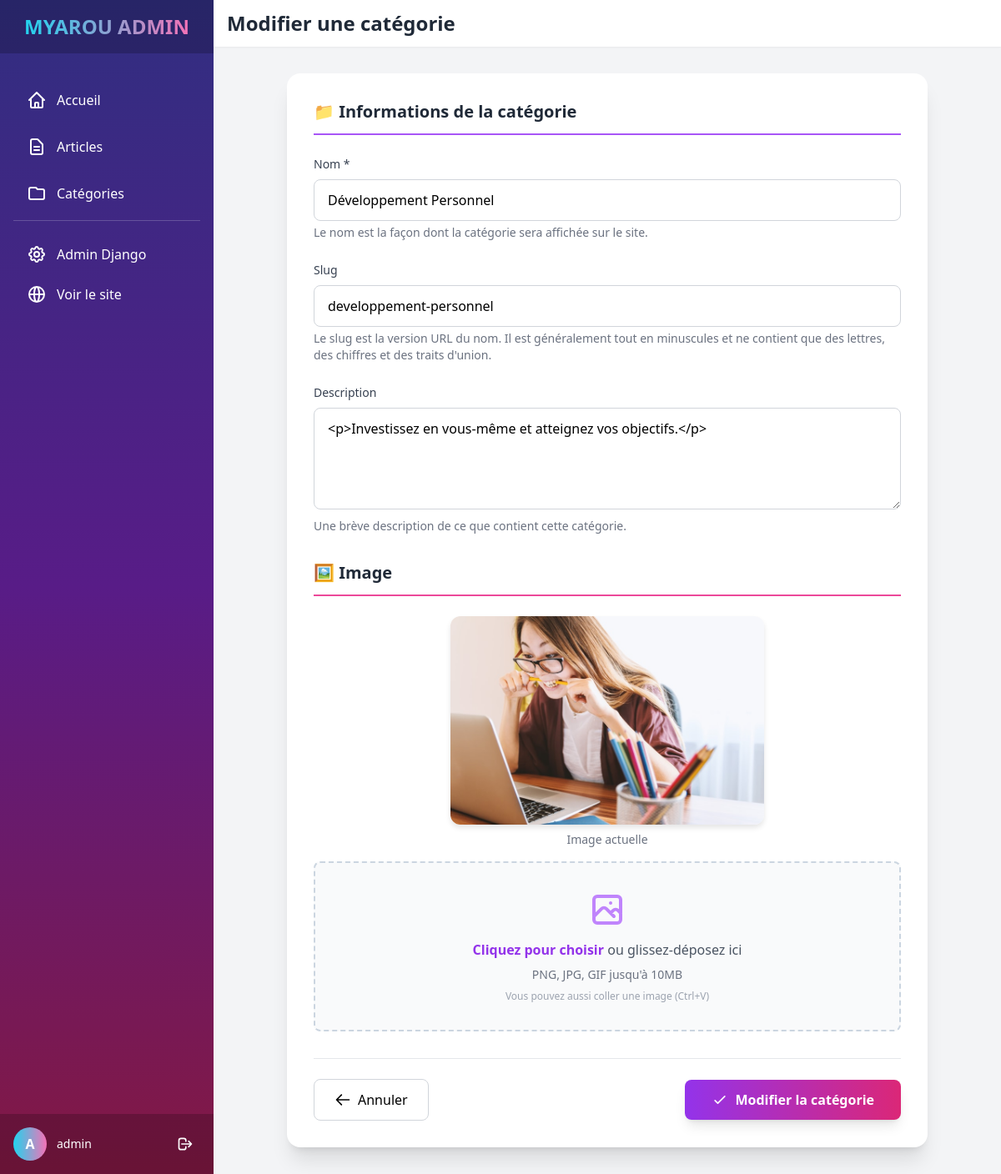
The app's page /dashboard/categories/5/edit/ (signed in) with its own data.
### blog/models.py (models this page shows, shortened)
class Category(models.Model):
    name = models.CharField(
        max_length=100,
        unique=True,
        verbose_name="Nom",
        help_text="Nom de la catégorie."
    )
    slug = models.SlugField(
        max_length=120,
        unique=True,
        blank=True,
        help_text="Généré automatiquement à partir du nom."
    )
    description = RichTextUploadingField(
        blank=True,
        config_name='awesome_ckeditor',
        verbose_name="Description",
        help_text="Description de la catégorie avec support HTML, images, etc."
    )
    image = models.ImageField(
        upload_to='categories/',
        blank=True,
        null=True,
        help_text="Image de la catégorie (optionnel)."
    )
    class Meta:
        ordering = ['name']
        verbose_name = "Catégorie"
        verbose_name_plural = "Catégories"
    def get_article_count(self):
        """Retourne le nombre d'articles publiés dans cette catégorie"""
        return self.articles.filter(status='published').count()
    get_article_count.short_description = "Articles publiés"

### dashboard/views.py (the view)
# urls.py: path('categories/<int:pk>/edit/', views.category_edit, name='category_edit'),
@login_required(login_url='dashboard:login')
@user_passes_test(is_staff, login_url='dashboard:login')
def category_edit(request, pk):
    category = get_object_or_404(Category, pk=pk)
    if request.method == 'POST':
        form = CategoryForm(request.POST, request.FILES, instance=category)
        if form.is_valid():
            category = form.save()
            messages.success(request, f'Catégorie "{category.name}" modifiée avec succès.')
            return redirect('dashboard:category_list')
    else:
        form = CategoryForm(instance=category)
    return render(request, 'dashboard/category_form.html', {'form': form, 'action': 'Modifier', 'category': category})

### dashboard/views.py (called while the page is built)
def is_staff(user):
    return user.is_staff

### dashboard/templates/dashboard/category_form.html (shortened to what this page needs)
{% extends 'dashboard/base.html' %}
{% load static %}
{% block page_title %}{{ action }} une catégorie{% endblock %}
{% block content %}
<div class="max-w-3xl mx-auto">
    <div class="bg-white rounded-2xl shadow-xl p-8">
        <form method="post" enctype="multipart/form-data" id="categoryForm">
            <div class="mb-8">
                <h3 class="text-xl font-bold text-gray-800 mb-6 pb-3 border-b-2 border-purple-500">
                    📁 Informations de la catégorie
                </h3>
                <div class="space-y-6">
                    <div class="form-field">
                        <label class="form-label">Nom *</label>
                        {{ form.name }}
                        <p class="text-gray-500 text-sm mt-1">Le nom est la façon dont la catégorie sera affichée sur le site.</p>
                    </div>
                    <div class="form-field">
                        <label class="form-label">Slug</label>
                        {{ form.slug }}
                        <p class="text-gray-500 text-sm mt-1">Le slug est la version URL du nom. Il est généralement tout en minuscules et ne contient que des lettres, des chiffres et des traits d'union.</p>
                    </div>
                    <div class="form-field">
                        <label class="form-label">Description</label>
                        {{ form.description }}
                        <p class="text-gray-500 text-sm mt-1">Une brève description de ce que contient cette catégorie.</p>
                    </div>
                </div>
            </div>
            <div class="mb-8">
                <h3 class="text-xl font-bold text-gray-800 mb-6 pb-3 border-b-2 border-pink-500">
                    🖼️ Image
                </h3>
                <div class="form-field">
                    {% if category and category.image %}
                        <div class="mb-4" id="currentImagePreview">
                            <img src="{{ category.image.url }}" alt="Image actuelle" class="image-preview mx-auto">
                            <p class="text-sm text-gray-500 mt-2 text-center">Image actuelle</p>
                        </div>
                    {% endif %}
                    <div class="drop-zone" id="dropZone">
                        <p class="text-gray-600 mb-2">
                            <span class="font-semibold text-purple-600">Cliquez pour choisir</span> ou glissez-déposez ici
                        </p>
                        <p class="text-sm text-gray-500">PNG, JPG, GIF jusqu'à 10MB</p>
                        <p class="text-xs text-gray-400 mt-2">Vous pouvez aussi coller une image (Ctrl+V)</p>
                    </div>
                </div>
            </div>
            <div class="flex items-center justify-between pt-6 border-t">
                <a href="{% url 'dashboard:category_list' %}"
                   class="inline-flex items-center px-6 py-3 border border-gray-300 rounded-lg hover:bg-gray-50 transition-colors">
                    <svg class="w-5 h-5 mr-2" fill="none" stroke="currentColor" viewBox="0 0 24 24">
                        <path stroke-linecap="round" stroke-linejoin="round" stroke-width="2" d="M10 19l-7-7m0 0l7-7m-7 7h18"></path>
                    </svg>
                    Annuler
                </a>
                <button type="submit"
                        class="inline-flex items-center px-8 py-3 bg-gradient-to-r from-purple-600 to-pink-600 hover:from-purple-700 hover:to-pink-700 text-white rounded-lg font-semibold shadow-lg transform hover:scale-105 transition-all">
                    <svg class="w-5 h-5 mr-2" fill="none" stroke="currentColor" viewBox="0 0 24 24">
                        <path stroke-linecap="round" stroke-linejoin="round" stroke-width="2" d="M5 13l4 4L19 7"></path>
                    </svg>
                    {{ action }} la catégorie
                </button>
            </div>
        </form>
    </div>
</div>
{% endblock %}

### dashboard/templates/dashboard/base.html (shortened to what this page needs)
{% load static %}
<!DOCTYPE html>
<html lang="fr" class="h-full bg-gray-100">
<head>
    <script src="https://cdn.tailwindcss.com"></script>
</head>
<body class="h-full" x-data="{ sidebarOpen: false, darkMode: false }" :class="{ 'dark': darkMode }">
    {% if user.is_authenticated %}
    <div x-show="sidebarOpen || window.innerWidth >= 1024"
         x-cloak
         class="fixed inset-y-0 left-0 z-50 w-64 bg-gradient-to-b from-indigo-900 via-purple-900 to-pink-900 transform transition-transform duration-300 ease-in-out lg:translate-x-0"
         :class="{ '-translate-x-full': !sidebarOpen }"
         @click.away="sidebarOpen = false">
        <div class="flex items-center justify-center h-16 px-4 bg-black bg-opacity-20">
            <h1 class="text-2xl font-bold text-white">
                <span class="text-transparent bg-clip-text bg-gradient-to-r from-cyan-400 to-pink-400">
                </span>
            </h1>
        </div>
        <nav class="mt-8 px-4 space-y-2">
            <a href="{% url 'dashboard:index' %}"
               class="flex items-center px-4 py-3 text-white rounded-lg hover:bg-white hover:bg-opacity-10 transition-all duration-200 group">
                <span class="font-medium">Accueil</span>
            </a>
            <a href="{% url 'dashboard:article_list' %}"
               class="flex items-center px-4 py-3 text-white rounded-lg hover:bg-white hover:bg-opacity-10 transition-all duration-200 group">
                <span class="font-medium">Articles</span>
            </a>
            <a href="{% url 'dashboard:category_list' %}"
               class="flex items-center px-4 py-3 text-white rounded-lg hover:bg-white hover:bg-opacity-10 transition-all duration-200 group">
                <svg class="w-6 h-6 mr-3 group-hover:scale-110 transition-transform" fill="none" stroke="currentColor" viewBox="0 0 24 24">
                    <path stroke-linecap="round" stroke-linejoin="round" stroke-width="2" d="M3 7v10a2 2 0 002 2h14a2 2 0 002-2V9a2 2 0 00-2-2h-6l-2-2H5a2 2 0 00-2 2z"></path>
                </svg>
                <span class="font-medium">Catégories</span>
            </a>
            <div class="pt-4 mt-4 border-t border-white border-opacity-20">
                <a href="/admin/" target="_blank"
                   class="flex items-center px-4 py-3 text-white rounded-lg hover:bg-white hover:bg-opacity-10 transition-all duration-200 group">
                    <span class="font-medium">Admin Django</span>
                </a>
                <a href="/" target="_blank"
                   class="flex items-center px-4 py-3 text-white rounded-lg hover:bg-white hover:bg-opacity-10 transition-all duration-200 group">
                    <span class="font-medium">Voir le site</span>
                </a>
            </div>
        </nav>
        <div class="absolute bottom-0 left-0 right-0 p-4 bg-black bg-opacity-20">
            <div class="flex items-center text-white">
                <div class="flex-shrink-0">
                    <div class="w-10 h-10 rounded-full bg-gradient-to-r from-cyan-400 to-pink-400 flex items-center justify-center font-bold">
                        {{ user.username|first|upper }}
                    </div>
                </div>
                <div class="ml-3 flex-1">
                    <p class="text-sm font-medium">{{ user.username }}</p>
                </div>
                <a href="{% url 'dashboard:logout' %}"
                   class="p-2 hover:bg-white hover:bg-opacity-10 rounded-lg transition-colors"
                   title="Déconnexion">
                    <svg class="w-5 h-5" fill="none" stroke="currentColor" viewBox="0 0 24 24">
                        <path stroke-linecap="round" stroke-linejoin="round" stroke-width="2" d="M17 16l4-4m0 0l-4-4m4 4H7m6 4v1a3 3 0 01-3 3H6a3 3 0 01-3-3V7a3 3 0 013-3h4a3 3 0 013 3v1"></path>
                    </svg>
                </a>
            </div>
        </div>
    </div>
    <div class="lg:pl-64">
        <div class="sticky top-0 z-30 bg-white shadow-sm">
            <div class="flex items-center justify-between px-4 py-3">
                <div class="flex-1 lg:flex lg:items-center lg:justify-between">
                    <h2 class="text-2xl font-bold text-gray-800 ml-4 lg:ml-0">
                        {% block page_title %}Dashboard{% endblock %}
                    </h2>
                </div>
            </div>
        </div>
        <main class="p-4 lg:p-8">
            {% block content %}{% endblock %}
        </main>
    </div>
    {% else %}
    {% block login_content %}{% endblock %}
    {% endif %}
</body>
</html>

### dashboard/templates/dashboard/category_form.html (style rules this page uses)
.form-field { margin-bottom: 1.5rem; }
.form-label { display: block; font-size: 0.875rem; font-weight: 500; color: #374151; margin-bottom: 0.5rem; }
.drop-zone { border: 2px dashed #cbd5e0; border-radius: 0.5rem; padding: 2rem; text-align: center; transition: all 0.3s; cursor: pointer; background-color: #f9fafb; }
.image-preview { max-width: 400px; max-height: 250px; border-radius: 0.75rem; box-shadow: 0 4px 6px rgba(0, 0, 0, 0.1); }

### records on screen
Category: name "Développement Personnel", slug "developpement-personnel", description "<p>Investissez en vous-même et atteignez vos objectifs.</p>", image (picture)

### other values on screen
{{ user.username|first|upper }} "A"
{{ user.username }} "admin"
{{ action }} "Modifier"
